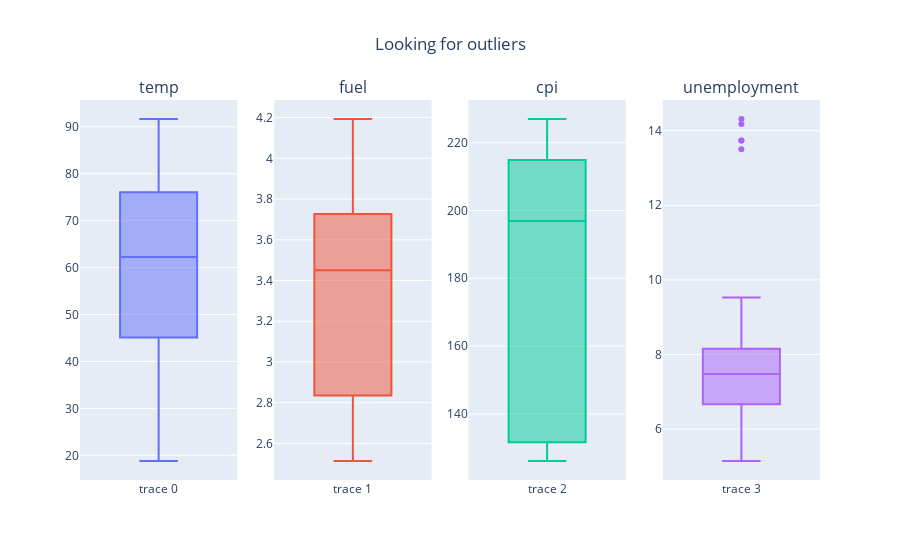

This figure's notebook cell:
### Code cell
# lets check for the outliers in the features
fig = make_subplots(rows = 1, cols = 4, subplot_titles = ('temp', 'fuel', 'cpi', 'unemployment'))

features = ['temp', 'fuel', 'cpi', 'unemployment']
column = 1

for feature in features:
    fig.add_trace(
        go.Box( y = data[feature]),
            row = 1,
            col = column) 
    column +=1

fig.update_layout(
        title = go.layout.Title(text = "Looking for outliers", x = 0.5),
        showlegend = False)

fig.show()

### Figure 1 — Plotly figure (JSON) as saved in the notebook; plotly's stock layout.template omitted (floating-point values rounded to 4 significant figures; data arrays with more than 128 entries replaced by an {"elided": "..."} marker saying what was removed)
{"data": [{"type": "box", "xaxis": "x", "y": {"elided": "136 float values"}, "yaxis": "y"}, {"type": "box", "xaxis": "x2", "y": {"elided": "136 float values"}, "yaxis": "y2"}, {"type": "box", "xaxis": "x3", "y": {"elided": "136 float values"}, "yaxis": "y3"}, {"type": "box", "xaxis": "x4", "y": {"elided": "136 float values"}, "yaxis": "y4"}], "layout": {"annotations": [{"font": {"size": 16}, "showarrow": false, "text": "temp", "x": 0.1062, "xanchor": "center", "xref": "paper", "y": 1, "yanchor": "bottom", "yref": "paper"}, {"font": {"size": 16}, "showarrow": false, "text": "fuel", "x": 0.3688, "xanchor": "center", "xref": "paper", "y": 1, "yanchor": "bottom", "yref": "paper"}, {"font": {"size": 16}, "showarrow": false, "text": "cpi", "x": 0.6313, "xanchor": "center", "xref": "paper", "y": 1, "yanchor": "bottom", "yref": "paper"}, {"font": {"size": 16}, "showarrow": false, "text": "unemployment", "x": 0.8938, "xanchor": "center", "xref": "paper", "y": 1, "yanchor": "bottom", "yref": "paper"}], "showlegend": false, "title": {"text": "Looking for outliers", "x": 0.5}, "xaxis": {"anchor": "y", "domain": [0, 0.2125]}, "xaxis2": {"anchor": "y2", "domain": [0.2625, 0.475]}, "xaxis3": {"anchor": "y3", "domain": [0.525, 0.7375]}, "xaxis4": {"anchor": "y4", "domain": [0.7875, 1]}, "yaxis": {"anchor": "x", "domain": [0, 1]}, "yaxis2": {"anchor": "x2", "domain": [0, 1]}, "yaxis3": {"anchor": "x3", "domain": [0, 1]}, "yaxis4": {"anchor": "x4", "domain": [0, 1]}}}
